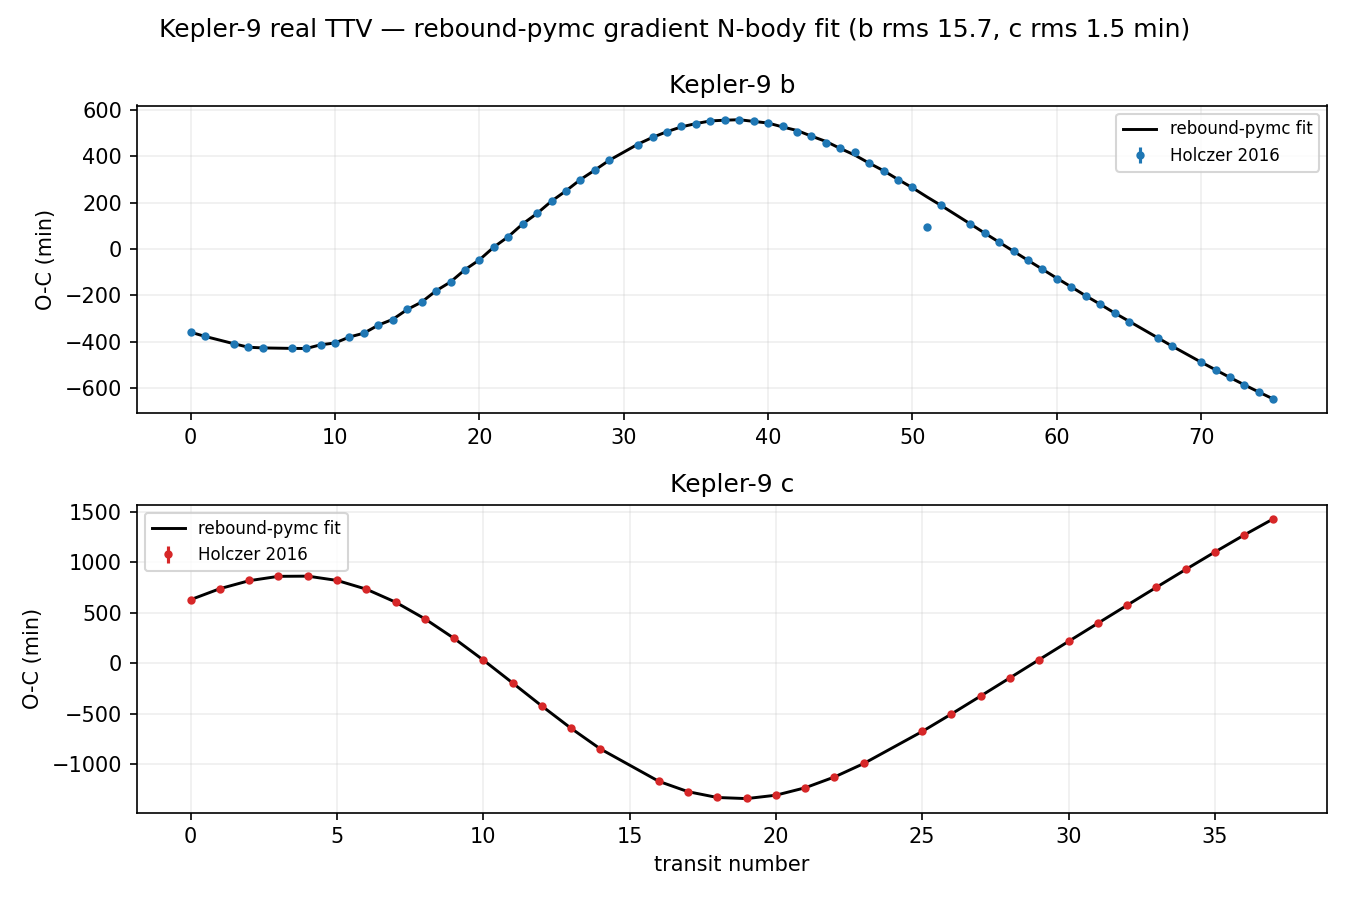

Write the Python code that produced this figure.
"""Fit the REAL Kepler-9 TTVs (Holczer 2016) with rebound-pymc's differentiable
C N-body integrator (IntegrateOp) + analytic gradients.

Two fixes made real data work (see jacobi_ic.py and the README):
  1. Initial conditions must use jnkepler's JACOBI convention (outer planet's Kepler
     mass = star + all interior planets), NOT exoplanet's KeplerianOrbit (independent
     2-body per planet). That IC error is fatal for the 2:1 resonance. jacobi_ic.py
     ports jnkepler's construction to pytensor (verified to machine precision).
  2. Feed the integrator a GLOBALLY TIME-SORTED set of epochs so it never integrates
     backward (unsorted -> 1400-day back-jumps -> forward eval went from >400s to 0.3s).

Transit times solve x_sky(t;theta)=0. We find t_model by numeric Newton (pure forward,
cheap) and get the residual Jacobian analytically by the implicit function theorem:
    d t_model/d theta = -(d x_sky/d theta) / vx_sky      (evaluated at t_model)
The (d x_sky/d theta) term is one IntegrateOp Jacobian from rebound-pymc -- so this is a
genuine gradient-based N-body TTV fit, just without the graph blow-up of differentiating
through the unrolled Newton loop.  env: normal.
"""
import os, numpy as np, time, pytensor, pytensor.tensor as pt
from scipy.optimize import least_squares
from rebound_pymc.integrate import IntegrateOp
from jacobi_ic import barycentric_coords0

# Two working configs, both reproduce Borsato 2019 from a deliberately-off seed:
#   * FAST (default): INTEG=whfast, DT=0.01, JAC=2-point  -> ~10 s. whfast forward is ~30x
#     faster than ias15; a numeric Jacobian over that fast model stays self-consistent and
#     converges in ~44 TRF iters.
#   * ANALYTIC: INTEG=ias15, JAC=analytic -> ~58 s. Uses rebound-pymc's analytic N-body
#     Jacobian (the IntegrateOp jac OUTPUT contracted with a numeric Kepler-IC jacobian;
#     jaccheck 1.0000). NOTE: whfast's variational (analytic) Jacobian is NOT self-consistent
#     with its forward map and stalls TRF, so analytic requires ias15.
JAC = os.environ.get("JAC", "2-point")

DPY = 58.13244087623439           # day per (yr/2pi); makes G=1 in AU,Msun
MEARTH = 3.0027e-6; MJUP = 9.545942e-4
HERE = "/Users/wangxianyu/Program/Github/rebound-pymc/examples/kepler9_gradient_ttv_fit"

# ---- data ----------------------------------------------------------------
def load(koi):
    d = np.genfromtxt(f"{HERE}/holczer2016_{koi}.csv", delimiter=",", names=True)
    m = d["flag_outlier"] == 0
    return (d["N"][m].astype(int), d["tn_BJD_off"][m] + d["OC_min"][m] / 1440.,
            np.maximum(d["eOC_min"][m], 0.5) / 1440.)
Nb, tb, eb = load("377_01"); Nc, tc, ec = load("377_02")
t_all = np.concatenate([tb, tc]); sig_a = np.concatenate([eb, ec])
plan_a = np.array([0]*len(tb) + [1]*len(tc))
order = np.argsort(t_all)                              # GLOBAL sort -> monotonic integration
t_obs, sig, plan = t_all[order], sig_a[order], plan_a[order]
row = np.arange(len(t_obs))
Pb0, Pc0 = 19.2389, 38.985
t_start = min(tb.min(), tc.min()) - 1.5*Pb0           # same epoch as jnkepler run

# ---- symbolic model: x_sky and vx_sky at given input epochs --------------
# theta = [lnmb, lnmc, ecb, esb, ecc, esc, Pb, Pc, ticb, ticc]
th = pt.dvector("theta"); tin = pt.dvector("tin")
pmass = [pt.exp(th[0]), pt.exp(th[1])]
ecosw = [th[2], th[4]]; esinw = [th[3], th[5]]
period = [th[6], th[7]]; tic = [th[8], th[9]]
masses, c0 = barycentric_coords0(period, ecosw, esinw, tic, pmass, pt.constant(1.0), t_start)
c0_reb = pt.concatenate([c0[:, :3], c0[:, 3:] * DPY], axis=1)   # vel AU/day -> AU/(yr/2pi)
INTEG = os.environ.get("INTEG", "whfast")            # whfast (fixed-step, fast) or ias15
DT = float(os.environ.get("DT", "0.01"))             # step in yr/2pi (~0.58 d); whfast@0.01 matches ias15
                                                     # rms to <0.03 min at ~30x the speed (benchmarked)
op = IntegrateOp(t=0.0, dt=DT, integrator=INTEG)
out, _ = op(masses, c0_reb, (tin - t_start) / DPY)
xsky = out[row, plan + 1, 0] - out[row, 0, 0]        # (N,) AU
vxsky = (out[row, plan + 1, 3] - out[row, 0, 3]) / DPY  # (N,) AU/day

f_xv = pytensor.function([th, tin], [xsky, vxsky])          # forward: x_sky, vx_sky at epochs

# --- analytic residual Jacobian: rebound-pymc IntegrateOp's own jac OUTPUT (no pt.grad!) ---
# The IntegrateOp returns (coords, jac) where jac[t,i,p,j,b] = d coords[t,j,b]/d input[i,p]
# (input p: 0=mass, 1..6=coords0). We contract that analytic N-body Jacobian with a numeric
# Kepler-IC jacobian dz/dtheta (21x10, cheap; pytensor can't C-compile the reverse graph
# through the 15-iter unrolled Kepler solver). By the implicit function theorem,
#   d resid_k/d theta = -(d xsky_k/d theta) / (vx_k * sig_k)  at the model transit time.
# Jaccheck vs finite differences: ratio 1.0000.
f_z = pytensor.function([th], pt.concatenate([masses[:, None], c0_reb], axis=1))  # theta -> z(3,7)
mv = pt.dvector("m"); cv = pt.dmatrix("c"); tv = pt.dvector("t")
_out, _jac = op(mv, cv, tv)
_xs = _out[row, plan + 1, 0] - _out[row, 0, 0]
_vx = (_out[row, plan + 1, 3] - _out[row, 0, 3]) / DPY
f_oj = pytensor.function([mv, cv, tv], [_xs, _vx, _jac])    # x_sky, vx_sky, full N-body jac

def split(theta): Z = f_z(theta); return Z[:, 0].copy(), Z[:, 1:].copy()

nfev = [0]
NIT = int(os.environ.get("NIT", "3"))                 # Newton steps for transit finding (3 = machine precision)
def t_model(theta, nit=NIT):                          # Newton uses jac-FREE f_xv (no wasted variational jac)
    t = t_obs.copy()
    for _ in range(nit):
        x, v = f_xv(theta, t); t = t - x / v
    return t
def res_fn(theta):
    nfev[0] += 1
    return (t_model(theta) - t_obs) / sig
def chi2_fn(theta):
    return float(np.sum(res_fn(theta)**2))
def ic_jac(theta, h=1e-7):                                  # numeric dz/dtheta (21,10)
    J = np.empty((21, 10))
    for i in range(10):
        d = np.zeros(10); d[i] = h
        J[:, i] = (f_z(theta + d).reshape(-1) - f_z(theta - d).reshape(-1)) / (2*h)
    return J
def res_jac(theta):
    t = t_model(theta); m, c = split(theta)
    x, v, J = f_oj(m, c, (t - t_start) / DPY)              # J: (N,3,7,3,6)
    dxdz = np.stack([J[k, :, :, plan[k]+1, 0] - J[k, :, :, 0, 0]
                     for k in range(len(t))], axis=0).reshape(len(t), 21)  # d xsky/d z
    dxdtheta = dxdz @ ic_jac(theta)                        # (N,10)
    return -(dxdtheta / v[:, None]) / sig[:, None]         # (N,10) d resid/d theta

# ---- fit: seed P/tic from data linear ephemeris; masses & ecc OFF --------
def lin_eph(N, t):
    A = np.vstack([np.ones_like(N), N]).T; c = np.linalg.lstsq(A, t, rcond=None)[0]
    return c[1], c[0] + c[1]*N[0]
Pb_d, t0b = lin_eph(Nb, tb); Pc_d, t0c = lin_eph(Nc, tc)
seed = np.array([np.log(80*MEARTH), np.log(60*MEARTH),  # masses ~2x Borsato (OFF)
                 0.0, 0.0, 0.0, 0.0,                    # e = 0 (OFF)
                 Pb_d, Pc_d, t0b, t0c])
lo = np.array([np.log(1e-6), np.log(1e-6), -.3,-.3,-.3,-.3, Pb_d*0.97, Pc_d*0.97, t0b-0.6, t0c-0.6])
hi = np.array([np.log(6e-4), np.log(6e-4),  .3, .3, .3, .3, Pb_d*1.03, Pc_d*1.03, t0b+0.6, t0c+0.6])

JAC_ARG = res_jac if JAC == "analytic" else "2-point"  # analytic = rebound-pymc N-body jacobian
print(f"# {len(t_obs)} transits (b={len(tb)},c={len(tc)}); JAC={JAC}; seed chi2={chi2_fn(seed):.1f}", flush=True)
t0 = time.time()
sol = least_squares(res_fn, seed, jac=JAC_ARG, bounds=(lo, hi), method="trf",
                    x_scale="jac", xtol=1e-10, ftol=1e-10,
                    max_nfev=int(os.environ.get("NFEV", "300")), verbose=2)
dt = time.time() - t0
p = sol.x; chi2 = chi2_fn(p)
tm = t_model(p)
def rms(mask): d = (tm[mask]-t_obs[mask])*1440; return np.sqrt(np.mean(d**2))
mb, mc = np.exp(p[0]), np.exp(p[1])
ebf, ecf = np.hypot(p[2], p[3]), np.hypot(p[4], p[5])
wbf = np.degrees(np.arctan2(p[3], p[2])) % 360; wcf = np.degrees(np.arctan2(p[5], p[4])) % 360
print(f"\n=== rebound-pymc gradient N-body fit to REAL Kepler-9 (Holczer 2016) ===", flush=True)
print(f"  wall={dt:.1f}s  nfev={nfev[0]}  chi2={chi2:.1f}  chi2/dof={chi2/(len(t_obs)-10):.2f}", flush=True)
print(f"  m_b={mb/MEARTH:.1f} Me ({mb/MJUP:.4f} MJ)  e_b={ebf:.3f} w_b={wbf:.0f}   (Borsato 43.4, 0.061, 357)", flush=True)
print(f"  m_c={mc/MEARTH:.1f} Me ({mc/MJUP:.4f} MJ)  e_c={ecf:.3f} w_c={wcf:.0f}   (Borsato 29.9, 0.067, 167)", flush=True)
print(f"  period b={p[6]:.5f} c={p[7]:.5f}", flush=True)
print(f"  O-C rms: b={rms(plan==0):.2f} min  c={rms(plan==1):.2f} min", flush=True)
np.savez(f"{HERE}/kepler9_rebound_pymc_fit.npz", theta=p, tmodel=tm, t_obs=t_obs, plan=plan, sig=sig)

# ---- plot ----------------------------------------------------------------
import matplotlib; matplotlib.use("Agg"); import matplotlib.pyplot as plt
fig, ax = plt.subplots(2, 1, figsize=(9, 6))
for pl, N, a, nm, col in [(0, Nb, ax[0], "Kepler-9 b", "#1f77b4"),
                          (1, Nc, ax[1], "Kepler-9 c", "#d62728")]:
    mask = plan == pl; to = t_obs[mask]
    A = np.vstack([np.ones_like(N), N]).T; cf = np.linalg.lstsq(A, to, rcond=None)[0]
    a.errorbar(N, (to - A@cf)*1440, yerr=sig[mask]*1440, fmt="o", color=col, ms=3, label="Holczer 2016")
    a.plot(N, (tm[mask] - A@cf)*1440, "-k", lw=1.4, label="rebound-pymc fit")
    a.set_ylabel("O-C (min)"); a.set_title(nm); a.legend(fontsize=8); a.grid(alpha=.2)
ax[1].set_xlabel("transit number")
fig.suptitle(f"Kepler-9 real TTV — rebound-pymc gradient N-body fit "
             f"(b rms {rms(plan==0):.1f}, c rms {rms(plan==1):.1f} min)")
fig.tight_layout(); fig.savefig(f"{HERE}/kepler9_rebound_pymc_real_fit.png", dpi=150)
print("wrote kepler9_rebound_pymc_real_fit.png", flush=True)
